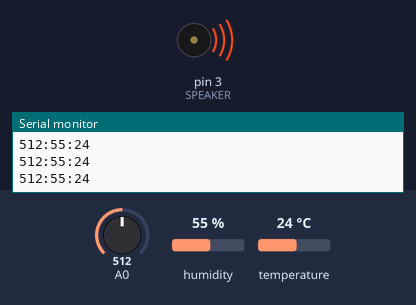
Simulated run of this sketch. Board: Arduino Uno, built with avr-gcc and run on an emulated ATmega328P. On the bench: buzzer (waves = sounding), the last lines printed to the serial monitor. The test bench sets the inputs (shaded band); at power-on: A0 = 512, humidity 55 %, temperature 24 °C.

Above: at 1.7 s.
1.8 s: A0 set to 414
3.3 s: A0 set to 391
At 4.2 s:
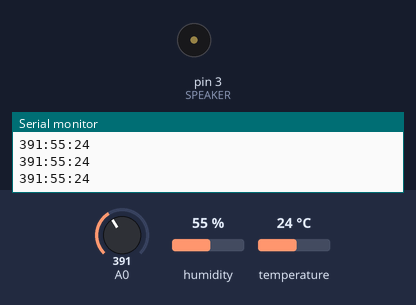
4.8 s: A0 set to 410
At 6.0 s:
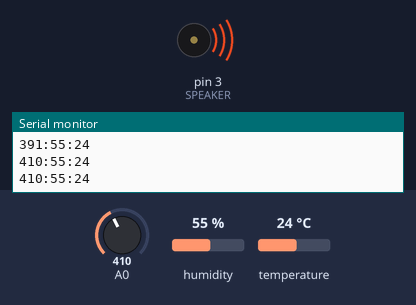
6.3 s: A0 set to 390
Timing chart, 0 to 9.1 s (numbered marks = the images above; inputs shaded):
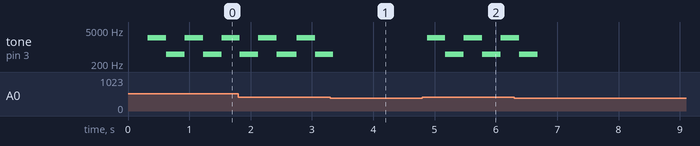

The sketch:

totalsenser.ino
```cpp
int sensorValue;
#include "DHT.h"
#define DHTPIN 2
#define DHTTYPE DHT11
#define SPEAKER 3
DHT dht(DHTPIN, DHTTYPE);
void setup()
{
  Serial.begin(9600);      // sets the serial port to 9600
}

void loop()
{
  delay(300);                        // wait 100ms for next reading
  sensorValue = analogRead(0);       // read analog input pin 0

  int h = dht.readHumidity();
  int t = dht.readTemperature();

  Serial.print(sensorValue, DEC);  // prints the value read
  Serial.print(":");
  Serial.print(h);
  Serial.print(":");
  Serial.println(t);

  if(sensorValue > 400){
     tone(SPEAKER,2400);
     delay(300);
     tone(SPEAKER,500);
  }
  else{
    noTone(SPEAKER);
  }
}
```

Measured:
- the behaviour switches between 401 and 400 on A0 (found by bisection; images 0 and 1)
- after the input at 4.8 s, tone on pin 3 (SPEAKER): alternates 2400 Hz for 0.30 s and 500 Hz for 0.30 s, starting after 0.08 s
- by itself, tone on pin 3 (SPEAKER): alternates 2400 Hz for 0.30 s and 500 Hz for 0.30 s
